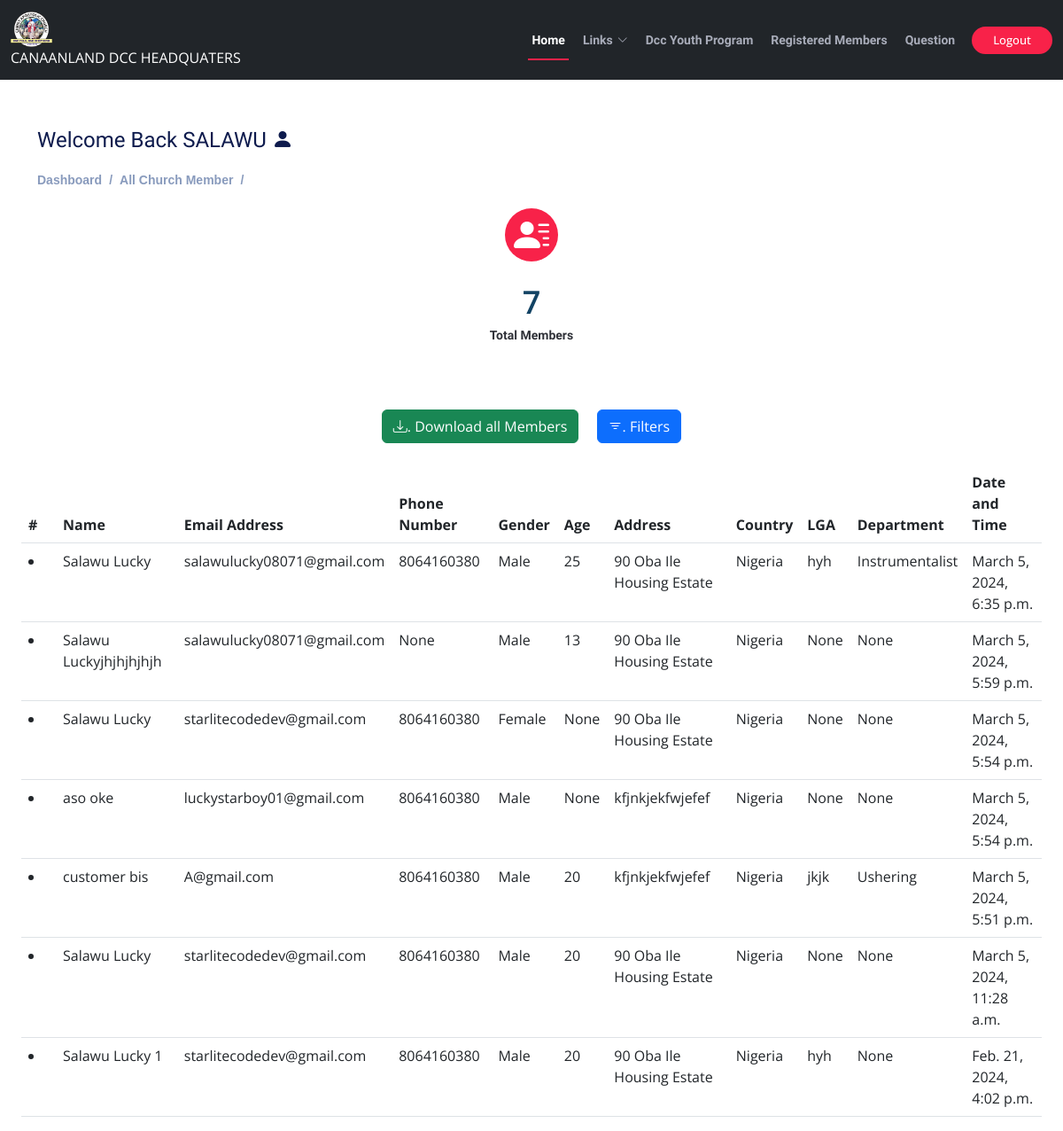
Before: /admins/admin-district-member (signed in) with the older database file.
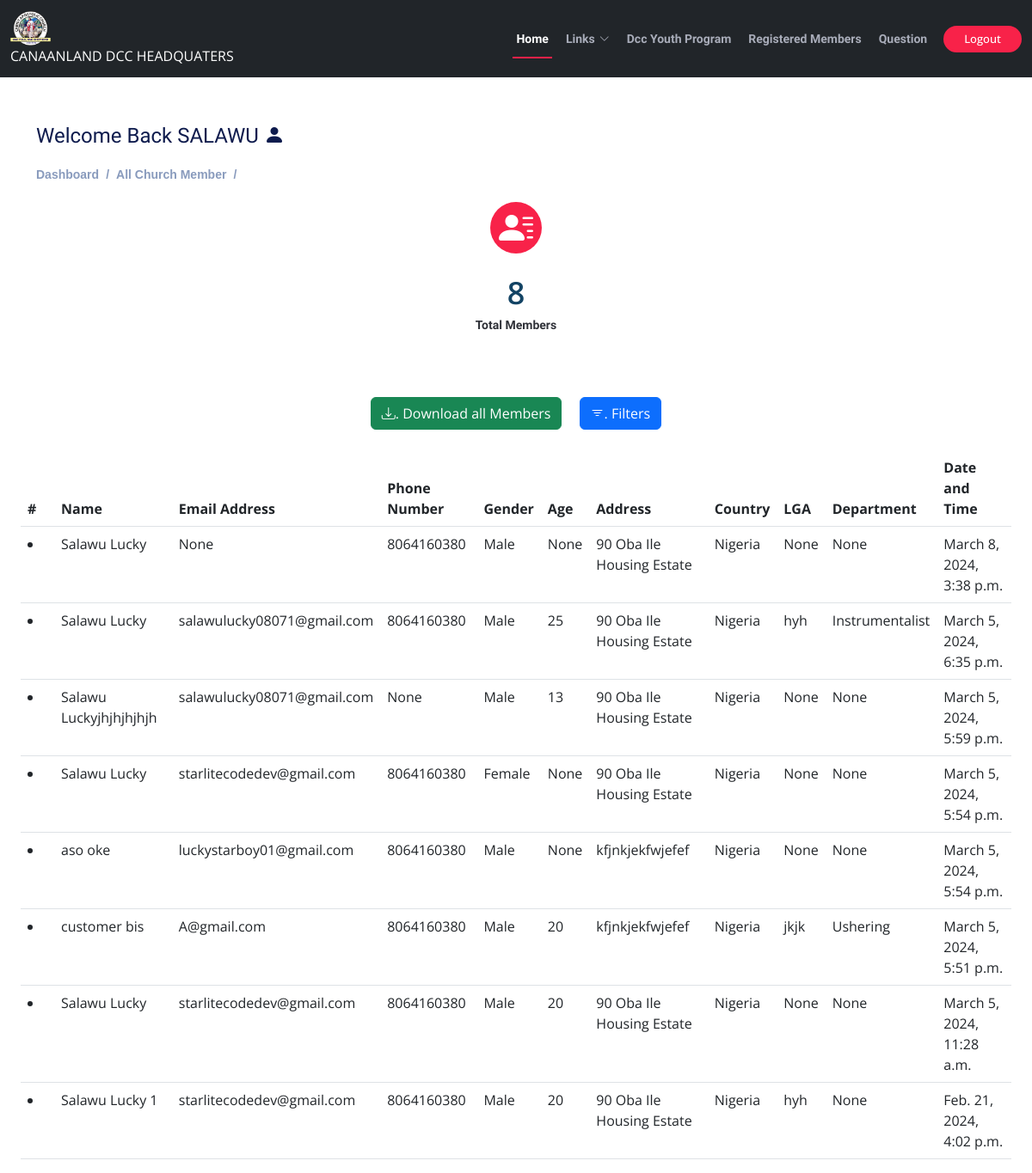
After: the same page with the newer database file.
### secretary/models.py (models this page shows, shortened)
class Church_Member(models.Model):
    sex =(('Male', 'Male'),('Female', 'Female'),)
    district = models.ForeignKey(District,on_delete=models.SET_NULL,null=True, blank=True)
    name = models.CharField(max_length=200, blank=True,null=True)
    email = models.EmailField(max_length=200, null=True,blank=True)
    phone = models.IntegerField(null=True,blank=True)
    address= models.CharField(max_length=200, blank=True,null=True)
    gender = models.CharField(max_length=200, blank=True,null=True,choices=sex,default='Male')
    age = models.IntegerField(null=True,blank=True)
    country = models.CharField(max_length=200, blank=True,null=True, default='Nigeria')
    LGA= models.CharField(max_length=200, blank=True,null=True)
    department= models.ForeignKey(Department,blank=True, null=True, on_delete=models.CASCADE)
    date= models.DateTimeField(auto_now_add=True,null=True)
    class Meta:
        ordering = ['-date']
        indexes = [
            models.Index(fields=['-date']),
        ]

### administrator/models.py (models this page shows)
class Department(models.Model):
    name = models.CharField(max_length=200, null=True)
    class Meta:
        ordering = ['-name']
        indexes = [
            models.Index(fields=['-name']),
        ]
    def __str__(self):
        return self.name

### users/decorators.py (the view)
    def wrapper_function(request, *args, **kwargs):
        group= None
        if request.user.groups.exists():
            group = request.user.groups.all()[0].name
        if group != 'admin':
            return HttpResponse("You're not allow to view this page.")
        return view_func(request, *args,**kwargs)

### administrator/views.py (called while the page is built)
@login_required(login_url='admin-login')
@admin_only
def admin_district_member(request):
    district_member = Church_Member.objects.all()
    district = District.objects.all()
    department = Department.objects.all()
    myFilter=AdminMemberFilter(request.GET, queryset=district_member)
    district_member=myFilter.qs
    p=Paginator(district_member, 20)
    page_num = request.GET.get('page',1)
    try:
        page = p.page(page_num)
    except PageNotAnInteger:
        page = p.page(1)
    except EmptyPage:
        page = p.page(p.num_pages)
    return render(request, "adm/admin-district-member.html",{'district_member':page,'district':district,'department':department})

### templates/adm/admin-district-member.html (shortened to what this page needs)
{% extends 'main.html' %}
{% load static %}
{% load humanize %}
{% block content %}
<div class="pagetitle container">
  <h4>Welcome Back {{request.user.first_name}} <i class="bi bi-person-fill"></i></h4>
  <nav>
    <ol class="breadcrumb">
      <li class="breadcrumb-item"><a href="{% url 'admin-dashboard' %}">Dashboard</a></li>
      <li class="breadcrumb-item">All Church Member</li>
      <li class="breadcrumb-item"></li>
    </ol>
  </nav>
</div>
<div class="container-fluid col-lg-12" data-aos="fade-up">
    <center>
        <section id="counts" class="counts">
          <div class="container">
              <div class="col-lg-6 col-6">
                <div class="count-box">
                    <i class="bi bi-person-lines-fill"></i><br>
                  <span data-purecounter-start="0" data-purecounter-end="4000" data-purecounter-duration="1" class="purecounter">{{ district_member|length }}</span>
                  <p><b>Total  Members</b></p>
                </div>
              </div>
            </div>
        </section>
      </center>
          <center>
            <div class="container-fluid">
                  <a href="{% url 'admin_member_download' %}"><button type="button" class="btn btn-success m-2"><i class="bi bi-download"></i>. Download all Members</button></a>
                  <button data-bs-toggle="modal" data-bs-target="#filterResult" type="button" class="m-2 btn btn-primary"><i class="bi bi-filter"></i>. Filters</button>
              </div>
      </center>
      <section>
        <div class="container-fluid">
          {% if district_member %}
          <div class="table-responsive-sm">
            <table class="table" id="myTable">
              <thead>
                <tr>
                  <th>#</th>
                  <th>Name</th>
                  <th>Email Address</th>
                  <th>Phone Number</th>
                  <th>Gender</th>
                  <th>Age</th>
                  <th>Address</th>
                  <th>Country</th>
                  <th>LGA</th>
                  <th>Department</th>
                  <th>Date and Time</th>
                </tr>
              </thead>
              <tbody>
                {% for i in district_member %}
                <tr>
                  <ol><td><li></li></td></ol>
                  <td>{{i.name}}</td>
                  <td>{{i.email}}</td>
                  <td>{{i.phone}}</td>
                  <td>{{i.gender}}</td>
                  <td>{{i.age}}</td>
                  <td>{{i.address}}</td>
                  <td>{{i.country}}</td>
                  <td>{{i.LGA}}</td>
                  <td>{{i.department}}</td>
                  <td>{{i.date}}</td>
                </tr>{% endfor %}
              </tbody>
            </table>
            {% else %}
        <center><h1 class="mt-4 text-danger"><b>No Registered Member Found</b></h1></center>
        {% endif %}
      </div>
      </div>
    </section>
      </div>
{% endblock content %}

Changed rows visible on the page:
added Church_Member: name "Salawu Lucky", email "None", phone "8064160380", gender "Male", age "None", address "90 Oba Ile Housing Estate", country "Nigeria", LGA "None", department "None", date "March 8, 2024, 3:38 p.m."
Other visible differences:
{{ district_member|length }}: "7" → "8"
